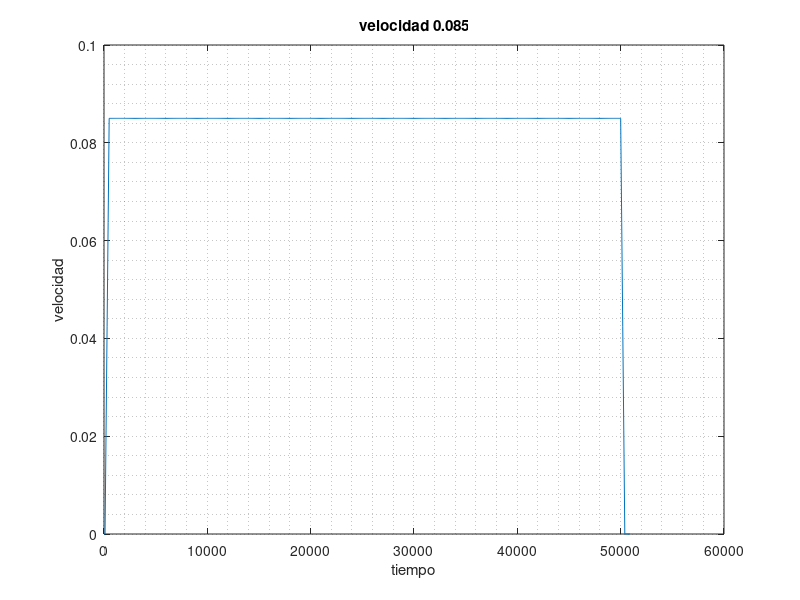

This figure's MATLAB source:
# datos_condiciones_ransol_campo_de_velocidad1.png

clear all;
close all;


tf = 51000;
T  = 100;
t  = [0:T:tf-T];
n=length(t);

vel=0.085;	 #velocidad
m=vel/(500-100); #pendiente	

vz=zeros(1,n);

for i = 1:n
if (t(i)<=100|t(i)>50400)
	vz(i)=0;
else

	if(t(i)>100&t(i)<=500)
		vz(i)=m*(t(i)-100);
	else 
		if(t(i)>500&t(i)<=50000)
			vz(i)=vel;
		else
			vz(i)=(-1)*m*(t(i)-50400);
	endif
		endif
endif

endfor

plot(t,vz);
title ("velocidad 0.085");
xlabel ("tiempo");
ylabel ("velocidad");
grid ("minor","on");
print('grafica1_0085.png','-dpng');




